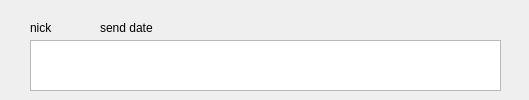
<?xml version="1.0" encoding="UTF-8"?>
<ui version="4.0">
 <class>chatListItem</class>
 <widget class="QWidget" name="chatListItem">
  <property name="geometry">
   <rect>
    <x>0</x>
    <y>0</y>
    <width>529</width>
    <height>100</height>
   </rect>
  </property>
  <property name="sizePolicy">
   <sizepolicy hsizetype="Expanding" vsizetype="Expanding">
    <horstretch>0</horstretch>
    <verstretch>0</verstretch>
   </sizepolicy>
  </property>
  <property name="windowTitle">
   <string>Form</string>
  </property>
  <widget class="QLabel" name="nick">
   <property name="geometry">
    <rect>
     <x>30</x>
     <y>20</y>
     <width>81</width>
     <height>16</height>
    </rect>
   </property>
   <property name="text">
    <string>nick</string>
   </property>
  </widget>
  <widget class="QLabel" name="date">
   <property name="geometry">
    <rect>
     <x>100</x>
     <y>20</y>
     <width>141</width>
     <height>16</height>
    </rect>
   </property>
   <property name="text">
    <string>send date</string>
   </property>
  </widget>
  <widget class="QTextBrowser" name="text">
   <property name="geometry">
    <rect>
     <x>30</x>
     <y>40</y>
     <width>471</width>
     <height>51</height>
    </rect>
   </property>
  </widget>
 </widget>
 <resources/>
 <connections/>
</ui>
